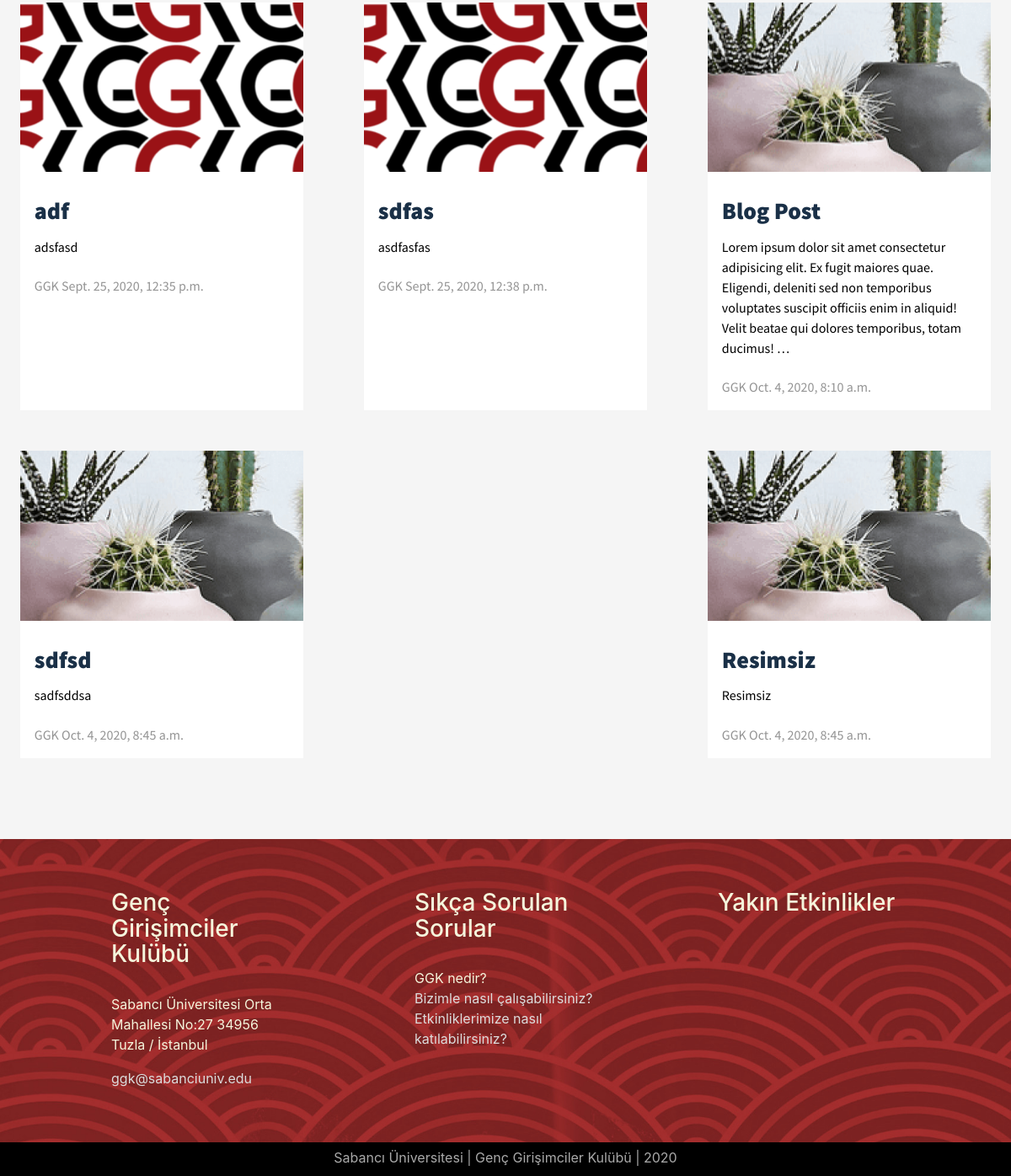
The page /blog/ (lower part) on the database as committed earlier.
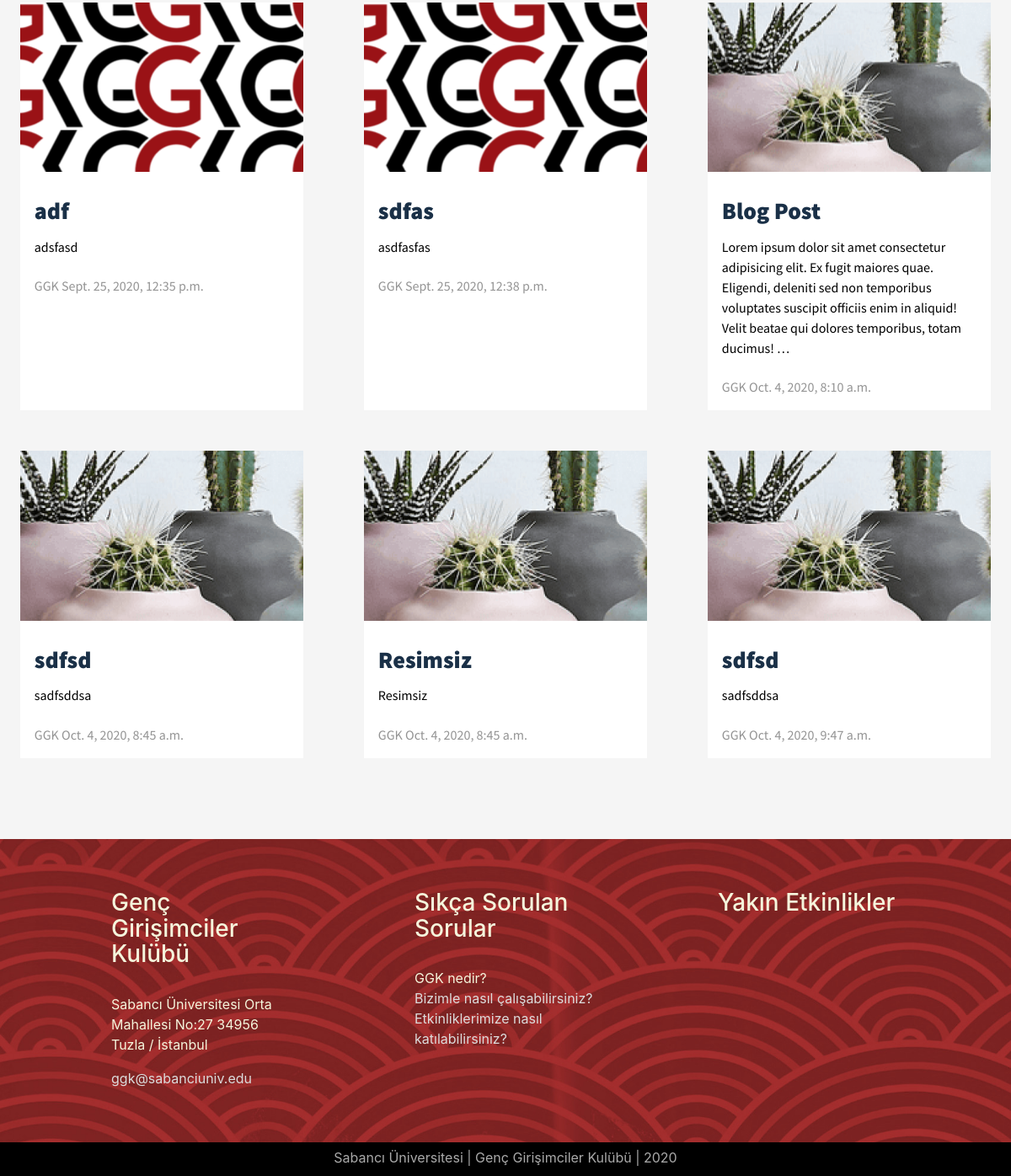
The same page on the database as committed later.
### article/models.py (models this page shows, shortened)
class Article(models.Model):
    title = models.CharField(max_length=50,verbose_name="Makale Başlığı")
    content = RichTextField()
    created_date = models.DateTimeField(auto_now_add=True)
    image = models.FileField(blank=True,null=True,verbose_name="Makale Resmi")
    author = models.ForeignKey("auth.user", on_delete=models.CASCADE)
    check = models.BooleanField(default=False)

### article/views.py (the view)
# urls.py: 2. Add a URL to urlpatterns:  path('blog/', include('blog.urls'))
def blog(request):
    articles = Article.objects.all()
    context = {
        "articles":articles,
    }
    return render(request,"blog.html",context)

### templates/blog.html (shortened to what this page needs)
{% extends "layout.html" %}
{% block body %}
{% if articles %}
<br><br><br>
<div class="all-articles-layout">
    {% for article in articles %}
        <div class="article-preview">
            <a href="/blog/article/{{article.id}}">
            {% if article.image %}
            <div class="article-image" style="background-image:url({{article.image.url}});"></div>
            {% else %}
            <div class="article-image"></div>
            {% endif %}
                <br>
                <h3>{{article.title}}</h3>
                <p id="preview-text">{{article.content|striptags|truncatewords:30}}
                </p>
            <p id="article-info">{{article.author}} {{article.created_date}}</p>
            </a>
        </div>
    {% endfor %}
</div>
<br><br><br>
{% endif %}
{% endblock body %}

Rows that differ between the two databases and show on the page:
added Article: title "sdfsd", content "sadfsddsa", author "GGK", created_date "Oct. 4, 2020, 9:47 a.m."
